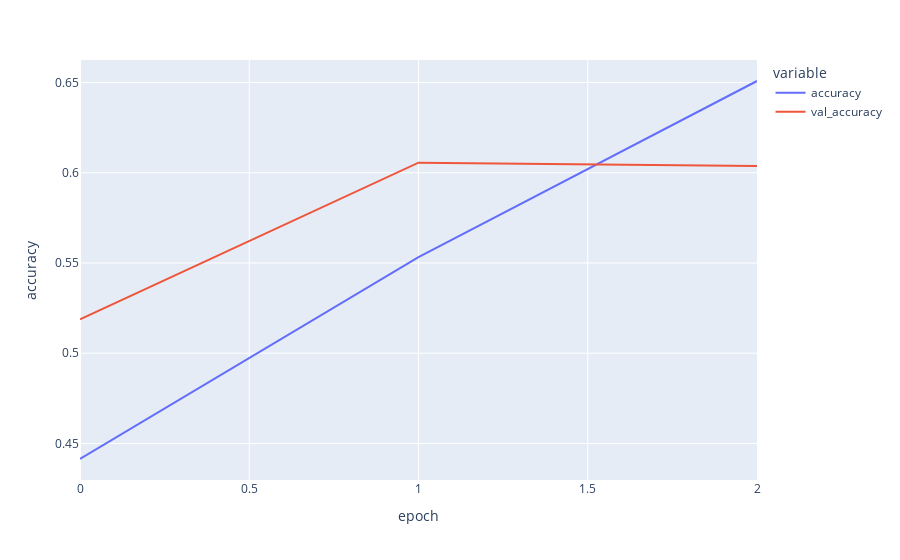

This figure's notebook cell:
### Markdown cell above
Training history

### Code cell
fig = px.line(
    history.history, y=['accuracy', 'val_accuracy'],
    labels={'index':'epoch', 'value':'accuracy'}
)

fig.show()

### Figure 1 — Plotly figure (JSON) as saved in the notebook; plotly's stock layout.template omitted (floating-point values rounded to 4 significant figures)
{"data": [{"hovertemplate": "variable=accuracy<br>epoch=%{x}<br>accuracy=%{y}<extra></extra>", "legendgroup": "accuracy", "line": {"color": "#636efa", "dash": "solid"}, "marker": {"symbol": "circle"}, "mode": "lines", "name": "accuracy", "orientation": "v", "showlegend": true, "type": "scatter", "x": [0, 1, 2], "xaxis": "x", "y": [0.4414, 0.5532, 0.6508], "yaxis": "y"}, {"hovertemplate": "variable=val_accuracy<br>epoch=%{x}<br>accuracy=%{y}<extra></extra>", "legendgroup": "val_accuracy", "line": {"color": "#EF553B", "dash": "solid"}, "marker": {"symbol": "circle"}, "mode": "lines", "name": "val_accuracy", "orientation": "v", "showlegend": true, "type": "scatter", "x": [0, 1, 2], "xaxis": "x", "y": [0.5188, 0.6056, 0.6038], "yaxis": "y"}], "layout": {"legend": {"title": {"text": "variable"}, "tracegroupgap": 0}, "margin": {"t": 60}, "xaxis": {"anchor": "y", "domain": [0, 1], "title": {"text": "epoch"}}, "yaxis": {"anchor": "x", "domain": [0, 1], "title": {"text": "accuracy"}}}}
